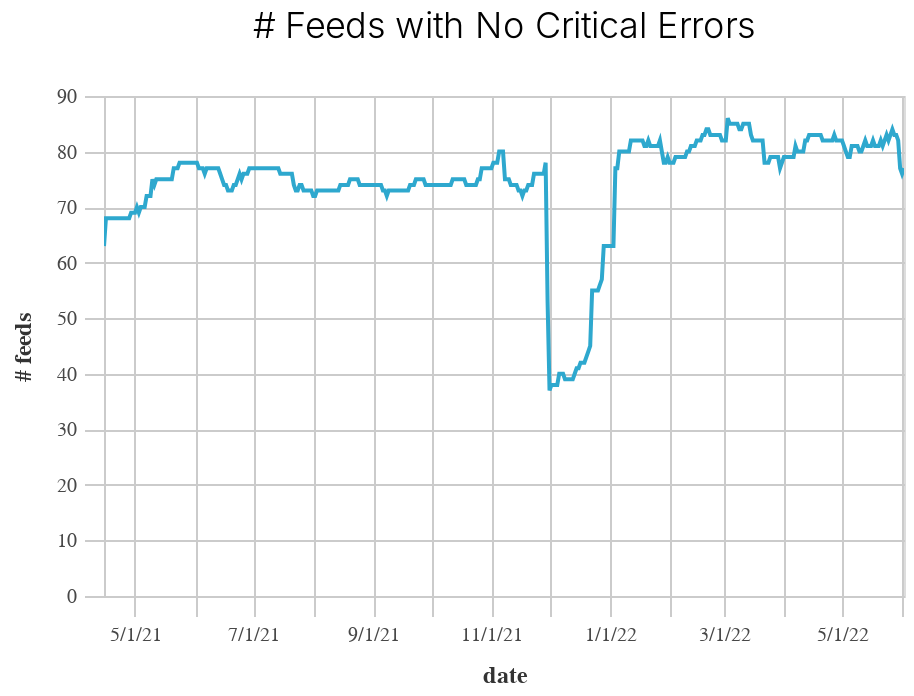

Notebook source saved alongside this figure:
### Code cell
chart = setup_charts.base_line_chart(no_errors)
chart = setup_charts.add_tooltip(chart, "feeds")             
chart = (chart
         .encode(
             y=alt.Y("feeds:Q", title="# feeds"),
             color=alt.value(cp.CALITP_CATEGORY_BRIGHT_COLORS[0]),
         ).properties(title="# Feeds with No Critical Errors")
        )

chart = styleguide.preset_chart_config(chart)
display(chart)

### Figure 1 — Vega-Lite specification as saved in the notebook (floating-point values rounded to 4 significant figures; data arrays with more than 128 entries replaced by an {"elided": "..."} marker saying what was removed)
{"config": {"view": {"continuousWidth": 400, "continuousHeight": 300}, "axis": {"domainColor": "#cbcbcb", "grid": true, "gridColor": "#cbcbcb", "gridWidth": 1, "labelColor": "#474747", "labelFont": "Nunito Sans", "labelFontSize": 10, "labelPadding": 4, "tickColor": "#cbcbcb", "tickSize": 10, "titleColor": "#333", "titleFont": "Raleway", "titleFontSize": 12, "titlePadding": 10}, "axisBand": {"grid": false}, "background": "white", "font": "Raleway", "header": {"labelFont": "Nunito Sans", "titleFont": "Raleway"}, "legend": {"labelColor": "#333", "labelFont": "Nunito Sans", "labelFontSize": 11, "labelLimit": 0, "padding": 1, "symbolSize": 30, "symbolType": "square", "titleColor": "#333", "titleFont": "Raleway", "titleFontSize": 14, "titlePadding": 10}, "title": {"anchor": "middle", "font": "Raleway", "fontSize": 18, "fontWeight": 300, "offset": 20}}, "data": {"name": "data-3c1be04600b8f683db02da96f6b94f35"}, "mark": "line", "encoding": {"color": {"value": "#2EA8CE"}, "tooltip": [{"field": "date", "type": "temporal"}, {"field": "feeds", "type": "quantitative"}], "x": {"axis": {"format": "%-m/%-d/%y"}, "field": "date", "type": "temporal"}, "y": {"field": "feeds", "title": "# feeds", "type": "quantitative"}}, "height": 250, "selection": {"selector001": {"type": "interval", "bind": "scales", "encodings": ["x", "y"]}}, "title": "# Feeds with No Critical Errors", "width": 400, "$schema": "https://vega.github.io/schema/vega-lite/v4.17.0.json", "datasets": {"data-3c1be04600b8f683db02da96f6b94f35": {"elided": "414 records"}}}
